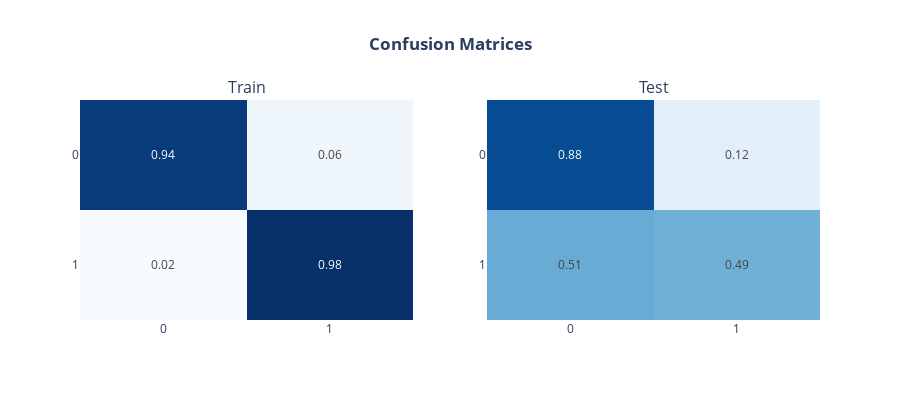
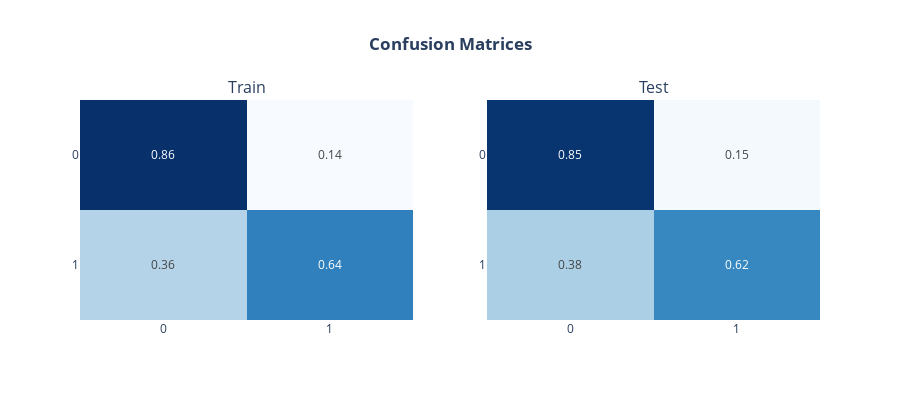

Write notebook code for charts like these, in order.
### Code cell
import plotly.express as px
from plotly.subplots import make_subplots
import plotly.graph_objects as go
import plotly.io as pio
from plotly.offline import init_notebook_mode, iplot
from plotly.graph_objs import *
init_notebook_mode(connected=True) 

def confmat_plot(clf, X_train, y_train, X_test, y_test):
    prediction_train = clf.predict(X_train)
    prediction_test = clf.predict(X_test)
    
    train_confusion_matrix = confusion_matrix(y_train,prediction_train).astype('float') / confusion_matrix(y_train,prediction_train).sum(axis=1)[:, np.newaxis]
    test_confusion_matrix = confusion_matrix(y_test,prediction_test).astype('float') / confusion_matrix(y_test,prediction_test).sum(axis=1)[:, np.newaxis]
    
    fig1 = px.imshow(train_confusion_matrix.round(2), text_auto=True,labels=dict(x = "Predicted Class", 
                     y = "Truth Class", color = "Ratio"), x = ['0', '1'], y = ['0', "1"])
    
    fig2 = px.imshow(test_confusion_matrix.round(2), text_auto=True,labels=dict(x="Predicted Class", 
                         y = "Truth Class", color = "Ratio"), x = ['0', '1'], y = ['0', "1"],)

    fig = make_subplots(rows = 1, cols = 2, shared_xaxes = False, vertical_spacing = 0.05,
                            subplot_titles = ("Train", "Test"))

    fig.add_trace(fig1.data[0], row=1, col=1)
    fig.add_trace(fig2.data[0], row=1, col=2)
    fig.update_yaxes(autorange="reversed")
    fig.update_layout(coloraxis_showscale = False ,height = 400, showlegend = False, 
                          title_text = "<b>Confusion Matrices<b>",title_x = 0.5,coloraxis=dict(colorscale='Blues'))

    return fig.show()

confmat_plot(xgb_model,x_train,y_train,x_test,y_test)
confmat_plot(logreg,x_train,y_train,x_test,y_test)

### Figure 1 — Plotly figure (JSON) as saved in the notebook; plotly's stock layout.template omitted (floating-point values rounded to 4 significant figures)
{"data": [{"coloraxis": "coloraxis", "hovertemplate": "Predicted Class: %{x}<br>Truth Class: %{y}<br>Ratio: %{z}<extra></extra>", "name": "0", "texttemplate": "%{z}", "type": "heatmap", "x": ["0", "1"], "xaxis": "x", "y": ["0", "1"], "yaxis": "y", "z": [[0.94, 0.06], [0.02, 0.98]]}, {"coloraxis": "coloraxis", "hovertemplate": "Predicted Class: %{x}<br>Truth Class: %{y}<br>Ratio: %{z}<extra></extra>", "name": "0", "texttemplate": "%{z}", "type": "heatmap", "x": ["0", "1"], "xaxis": "x2", "y": ["0", "1"], "yaxis": "y2", "z": [[0.88, 0.12], [0.51, 0.49]]}], "layout": {"annotations": [{"font": {"size": 16}, "showarrow": false, "text": "Train", "x": 0.225, "xanchor": "center", "xref": "paper", "y": 1, "yanchor": "bottom", "yref": "paper"}, {"font": {"size": 16}, "showarrow": false, "text": "Test", "x": 0.775, "xanchor": "center", "xref": "paper", "y": 1, "yanchor": "bottom", "yref": "paper"}], "coloraxis": {"colorscale": [[0, "rgb(247,251,255)"], [0.125, "rgb(222,235,247)"], [0.25, "rgb(198,219,239)"], [0.375, "rgb(158,202,225)"], [0.5, "rgb(107,174,214)"], [0.625, "rgb(66,146,198)"], [0.75, "rgb(33,113,181)"], [0.875, "rgb(8,81,156)"], [1, "rgb(8,48,107)"]], "showscale": false}, "height": 400, "showlegend": false, "title": {"text": "<b>Confusion Matrices<b>", "x": 0.5}, "xaxis": {"anchor": "y", "domain": [0, 0.45]}, "xaxis2": {"anchor": "y2", "domain": [0.55, 1]}, "yaxis": {"anchor": "x", "autorange": "reversed", "domain": [0, 1]}, "yaxis2": {"anchor": "x2", "autorange": "reversed", "domain": [0, 1]}}}

### Figure 2 — Plotly figure (JSON) as saved in the notebook; plotly's stock layout.template omitted (floating-point values rounded to 4 significant figures)
{"data": [{"coloraxis": "coloraxis", "hovertemplate": "Predicted Class: %{x}<br>Truth Class: %{y}<br>Ratio: %{z}<extra></extra>", "name": "0", "texttemplate": "%{z}", "type": "heatmap", "x": ["0", "1"], "xaxis": "x", "y": ["0", "1"], "yaxis": "y", "z": [[0.86, 0.14], [0.36, 0.64]]}, {"coloraxis": "coloraxis", "hovertemplate": "Predicted Class: %{x}<br>Truth Class: %{y}<br>Ratio: %{z}<extra></extra>", "name": "0", "texttemplate": "%{z}", "type": "heatmap", "x": ["0", "1"], "xaxis": "x2", "y": ["0", "1"], "yaxis": "y2", "z": [[0.85, 0.15], [0.38, 0.62]]}], "layout": {"annotations": [{"font": {"size": 16}, "showarrow": false, "text": "Train", "x": 0.225, "xanchor": "center", "xref": "paper", "y": 1, "yanchor": "bottom", "yref": "paper"}, {"font": {"size": 16}, "showarrow": false, "text": "Test", "x": 0.775, "xanchor": "center", "xref": "paper", "y": 1, "yanchor": "bottom", "yref": "paper"}], "coloraxis": {"colorscale": [[0, "rgb(247,251,255)"], [0.125, "rgb(222,235,247)"], [0.25, "rgb(198,219,239)"], [0.375, "rgb(158,202,225)"], [0.5, "rgb(107,174,214)"], [0.625, "rgb(66,146,198)"], [0.75, "rgb(33,113,181)"], [0.875, "rgb(8,81,156)"], [1, "rgb(8,48,107)"]], "showscale": false}, "height": 400, "showlegend": false, "title": {"text": "<b>Confusion Matrices<b>", "x": 0.5}, "xaxis": {"anchor": "y", "domain": [0, 0.45]}, "xaxis2": {"anchor": "y2", "domain": [0.55, 1]}, "yaxis": {"anchor": "x", "autorange": "reversed", "domain": [0, 1]}, "yaxis2": {"anchor": "x2", "autorange": "reversed", "domain": [0, 1]}}}
